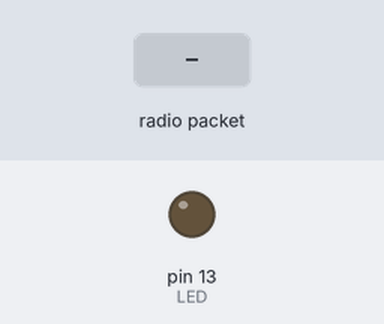
Simulated run of this sketch. Board: Teensy 4. On the bench: output pins drawn as LEDs (lit = HIGH). The inputs (shaded band) are chosen by the test bench. No radio packets arrive unless stated; pins used as bus, display or sensor lines are not drawn; what the sketch prints to the serial monitor is not drawn.

Above: at 1.3 s.
1.4 s: radio packet "1" arrives
Timing chart, 0 to 4.4 s (numbered marks = the images above; inputs shaded):
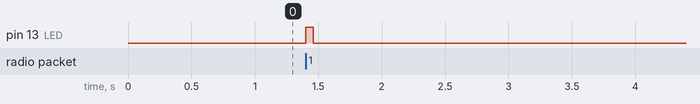

Measured:
- after the input at 1.4 s, pin 13 (LED): LOW → HIGH at once, → LOW 0.06 s later

The sketch:

receiver.ino
```cpp
// Feather9x_RX
// -*- mode: C++ -*-
// Example sketch showing how to create a simple messaging client (receiver)
// with the RH_RF95 class. RH_RF95 class does not provide for addressing or
// reliability, so you should only use RH_RF95 if you do not need the higher
// level messaging abilities.
// It is designed to work with the other example Feather9x_TX

#include <SPI.h>
#include <RH_RF95.h>

/* for Feather32u4 RFM9x
#define RFM95_CS 8
#define RFM95_RST 4
#define RFM95_INT 7
*/

// for feather m0 RFM9x
#define RFM95_CS 8
#define RFM95_RST 4
#define RFM95_INT 3


/* for shield
#define RFM95_CS 10
#define RFM95_RST 9
#define RFM95_INT 7
*/

/* Feather 32u4 w/wing
#define RFM95_RST     11   // "A"
#define RFM95_CS      10   // "B"
#define RFM95_INT     2    // "SDA" (only SDA/SCL/RX/TX have IRQ!)
*/

/* Feather m0 w/wing
#define RFM95_RST     11   // "A"
#define RFM95_CS      10   // "B"
#define RFM95_INT     6    // "D"
*/

#if defined(ESP8266)
  /* for ESP w/featherwing */
  #define RFM95_CS  2    // "E"
  #define RFM95_RST 16   // "D"
  #define RFM95_INT 15   // "B"

#elif defined(ADAFRUIT_FEATHER_M0) || defined(ADAFRUIT_FEATHER_M0_EXPRESS) || defined(ARDUINO_SAMD_FEATHER_M0)
 // Feather M0 w/Radio
  #define RFM95_CS      8
  #define RFM95_INT     3
  #define RFM95_RST     4

#elif defined(ARDUINO_ADAFRUIT_FEATHER_ESP32S2) || defined(ARDUINO_NRF52840_FEATHER) || defined(ARDUINO_NRF52840_FEATHER_SENSE)
  #define RFM95_INT     9  // "A"
  #define RFM95_CS      10  // "B"
  #define RFM95_RST     11  // "C"

#elif defined(ESP32)
  /* ESP32 feather w/wing */
  #define RFM95_RST     27   // "A"
  #define RFM95_CS      33   // "B"
  #define RFM95_INT     12   //  next to A

#elif defined(ARDUINO_NRF52832_FEATHER)
  /* nRF52832 feather w/wing */
  #define RFM95_RST     7   // "A"
  #define RFM95_CS      11   // "B"
  #define RFM95_INT     31   // "C"
  #define LED           17

#elif defined(TEENSYDUINO)
  /* Teensy 3.x w/wing */
  #define RFM95_RST     9   // "A"
  #define RFM95_CS      10   // "B"
  #define RFM95_INT     4    // "C"
#endif

typedef struct {
  int           nodeId; //store this nodeId
  float         batt; //uptime in ms
  float         temp;   //temperature maybe?
} Payload;
Payload theData;

// Change to 434.0 or other frequency, must match RX's freq!
#define RF95_FREQ 915.0

// Singleton instance of the radio driver
RH_RF95 rf95(RFM95_CS, RFM95_INT);

// Blinky on receipt
#define LED 13

void setup()
{
  pinMode(LED, OUTPUT);
  pinMode(RFM95_RST, OUTPUT);
  digitalWrite(RFM95_RST, HIGH);

  Serial.begin(115200);

  delay(100);

  Serial.println("Feather LoRa RX Test!");

  // manual reset
  digitalWrite(RFM95_RST, LOW);
  delay(10);
  digitalWrite(RFM95_RST, HIGH);
  delay(10);

  while (!rf95.init()) {
    Serial.println("LoRa radio init failed");
    Serial.println("Uncomment '#define SERIAL_DEBUG' in RH_RF95.cpp for detailed debug info");
    while (1);
  }
  Serial.println("LoRa radio init OK!");

  // Defaults after init are 434.0MHz, modulation GFSK_Rb250Fd250, +13dbM
  if (!rf95.setFrequency(RF95_FREQ)) {
    Serial.println("setFrequency failed");
    while (1);
  }
  Serial.print("Set Freq to: "); Serial.println(RF95_FREQ);

  // Defaults after init are 434.0MHz, 13dBm, Bw = 125 kHz, Cr = 4/5, Sf = 128chips/symbol, CRC on

  // The default transmitter power is 13dBm, using PA_BOOST.
  // If you are using RFM95/96/97/98 modules which uses the PA_BOOST transmitter pin, then
  // you can set transmitter powers from 5 to 23 dBm:
  rf95.setTxPower(23, false);
}

void loop()
{
  if (rf95.available())
  {
    // Should be a message for us now
    uint8_t buf[RH_RF95_MAX_MESSAGE_LEN];
    uint8_t len = sizeof(buf);

    if (rf95.recv(buf, &len))
    {


      digitalWrite(LED, HIGH);
      theData = *(Payload*)buf;

      //Serial.print("temp:");
      Serial.print(theData.temp);
      Serial.print(",");
      Serial.print(theData.batt);
      Serial.print(",");
      //RH_RF95::printBuffer("Received: ", buf, len);
      //Serial.print("Got: ");
      //Serial.println((char*)buf);
      //Serial.print("RSSI: ");
      Serial.println(rf95.lastRssi(), DEC);

      // Send a reply
      uint8_t data[] = "And hello back to you";
      rf95.send(data, sizeof(data));
      rf95.waitPacketSent();
      //Serial.println("Sent a reply");
      digitalWrite(LED, LOW);
    }
    else
    {
      Serial.println("Receive failed");
    }
  }
}
```
